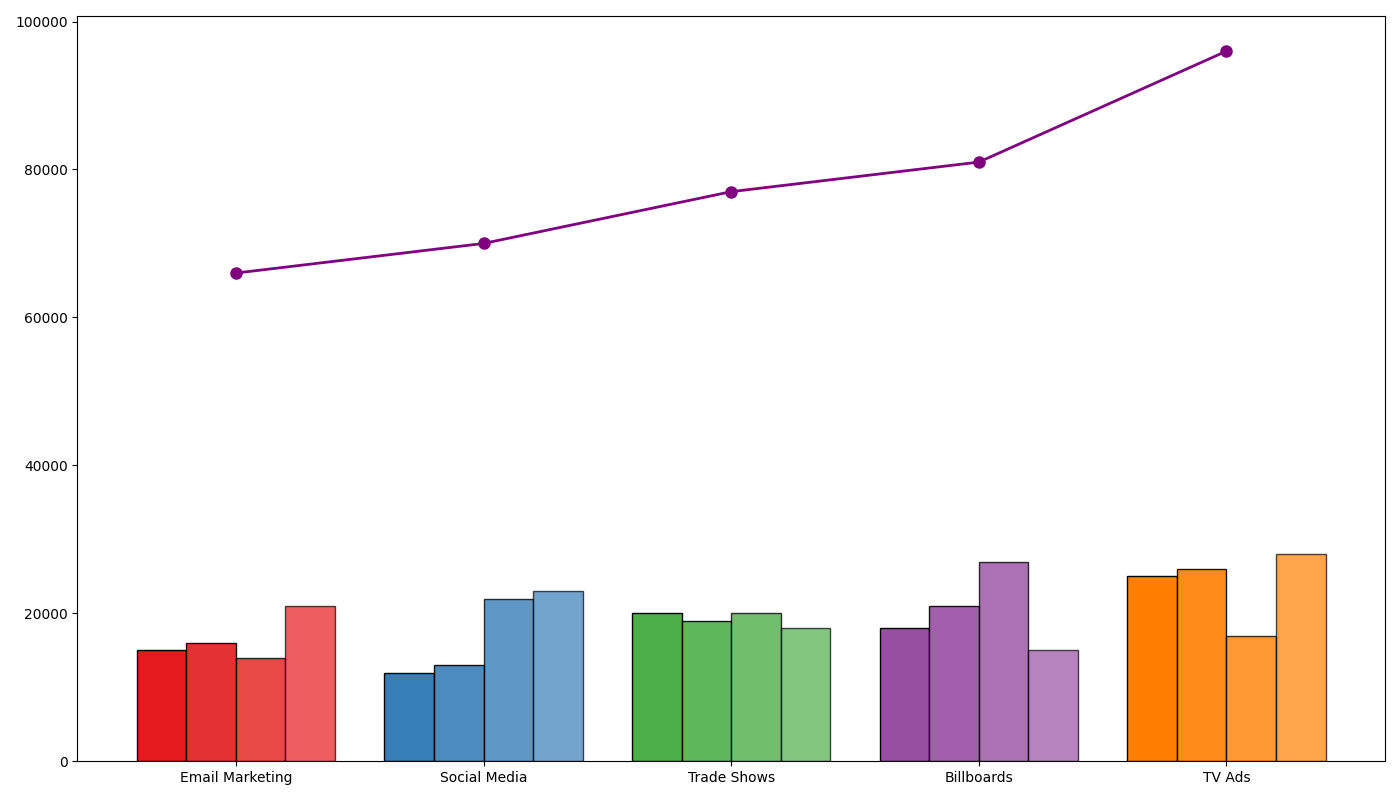

Write the Python code that produced this figure.
import matplotlib.pyplot as plt
import numpy as np

# Campaigns and their corresponding total sales arrays
campaigns = ['Social Media', 'TV Ads', 'Email Marketing', 'Billboards', 'Trade Shows']

Q1_sales = np.array([12000, 25000, 15000, 18000, 20000])
Q2_sales = np.array([13000, 26000, 16000, 21000, 19000])
Q3_sales = np.array([22000, 17000, 14000, 27000, 20000])
Q4_sales = np.array([23000, 28000, 21000, 15000, 18000])

# Calculating total sales for each campaign
total_sales = Q1_sales + Q2_sales + Q3_sales + Q4_sales

# Sorting indices based on total sales in ascending order
sorted_indices = np.argsort(total_sales)

# Reordering all arrays based on the sorted indices
campaigns = [campaigns[i] for i in sorted_indices]
Q1_sales = Q1_sales[sorted_indices]
Q2_sales = Q2_sales[sorted_indices]
Q3_sales = Q3_sales[sorted_indices]
Q4_sales = Q4_sales[sorted_indices]
total_sales = total_sales[sorted_indices]

# Define the colors for each campaign
colors_campaigns = ['#e41a1c', '#377eb8', '#4daf4a', '#984ea3', '#ff7f00']

fig, ax = plt.subplots(figsize=(14, 8))

bar_width = 0.2
positions = np.arange(len(campaigns))

# Plot the bar for each quarter sorted by total sales
ax.bar(positions - 1.5*bar_width, Q1_sales, width=bar_width, color=colors_campaigns, edgecolor='black')
ax.bar(positions - 0.5*bar_width, Q2_sales, width=bar_width, color=colors_campaigns, edgecolor='black', alpha=0.9)
ax.bar(positions + 0.5*bar_width, Q3_sales, width=bar_width, color=colors_campaigns, edgecolor='black', alpha=0.8)
ax.bar(positions + 1.5*bar_width, Q4_sales, width=bar_width, color=colors_campaigns, edgecolor='black', alpha=0.7)

# Optional: Plot total sales as a line
ax.plot(positions, total_sales, color='purple', marker='o', linestyle='-', linewidth=2, markersize=8)

ax.set_xticks(positions)
ax.set_xticklabels(campaigns)
plt.tight_layout()
plt.show()
